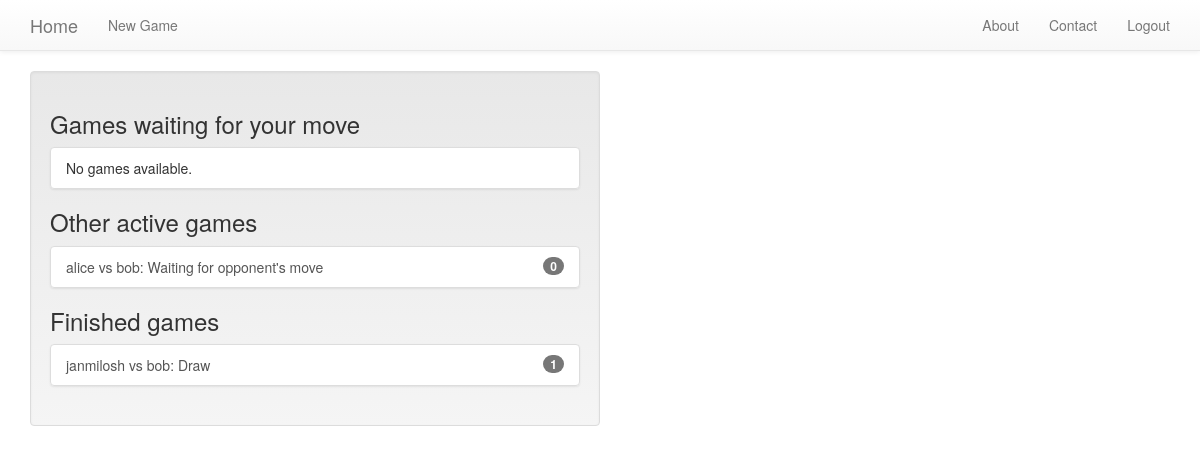
The app's page /user/home (signed in) with its own data.
### tictactoe/models.py (models this page shows)
class Game(models.Model):
    first_player = models.ForeignKey(User, related_name="games_first_player")
    second_player = models.ForeignKey(User, related_name="games_second_player")
    next_to_move = models.ForeignKey(User, related_name="games_to_move")
    start_time = models.DateTimeField(auto_now_add=True)
    last_active = models.DateTimeField(auto_now=True)
    status = models.CharField(max_length=1, default='A',
                              choices=GAME_STATUS_CHOICES)
    objects = GamesManager()
    def __str__(self):
        return "{0} vs {1}".format(self.first_player, self.second_player)

### user_profile/views.py (the view)
@login_required
def home(request):
    my_games = Game.objects.games_for_user(request.user)
    active_games = my_games.filter(status="A")
    finished_games = my_games.exclude(status="A")
    waiting_games = active_games.filter(next_to_move=request.user)
    other_games = active_games.exclude(next_to_move=request.user)
    context = {'other_games': other_games,
                'waiting_games': waiting_games,
                'finished_games': finished_games}
    return render(request, 'user/home.html', context)

### tictactoe/models.py (called while the page is built)
    def games_for_user(self, user):
        return super(GamesManager, self).get_queryset().filter(
            Q(first_player_id=user.id)|Q(second_player_id=user.id))

### user_profile/templates/user/home.html (shortened to what this page needs)
{% extends "base.html" %}
{% block content %}
  <div class="well col-md-6">
    {% include "tictactoe/game_list_snippet.html" with header="Games waiting for your move" games_list=waiting_games%}
    {% include "tictactoe/game_list_snippet.html" with header="Other active games" games_list=other_games%}
    {% include "tictactoe/game_list_snippet.html" with header="Finished games" games_list=finished_games%}
  </div>
{% endblock content %}

### tictactoe/templates/tictactoe/game_list_snippet.html
<h3 class="panel-header">{{ header }}</h3>
<div class="list-group">
  {% for game in games_list %}
    <a class="list-group-item" href="#">
      {{ game }}:
      {% if game.status == "A" %}
        {% if game.next_to_move == user %}Your turn{% else %}Waiting for opponent's move{% endif %}
      {% elif game.status == "D" %}
        Draw
      {% elif game.status == "F" and user == game.first_player %}
        You won!
      {% elif game.status == "S" and user == game.second_player %}
        You won!
      {% else %}
        You lost!
      {% endif %}
      <span class="badge">{{ game.move_set.count }}</span>
    </a>
  {% empty %}
    <span class="list-group-item">No games available.</span>
  {% endfor %}
</div>

### records on screen
Game: first_player+second_player "alice vs bob", status "Waiting for opponent's move", move_set.count "0"
Game: first_player+second_player "janmilosh vs bob", status "Draw", move_set.count "1"

### other values on screen
{{ header }} "Games waiting for your move Other active games Finished games"
